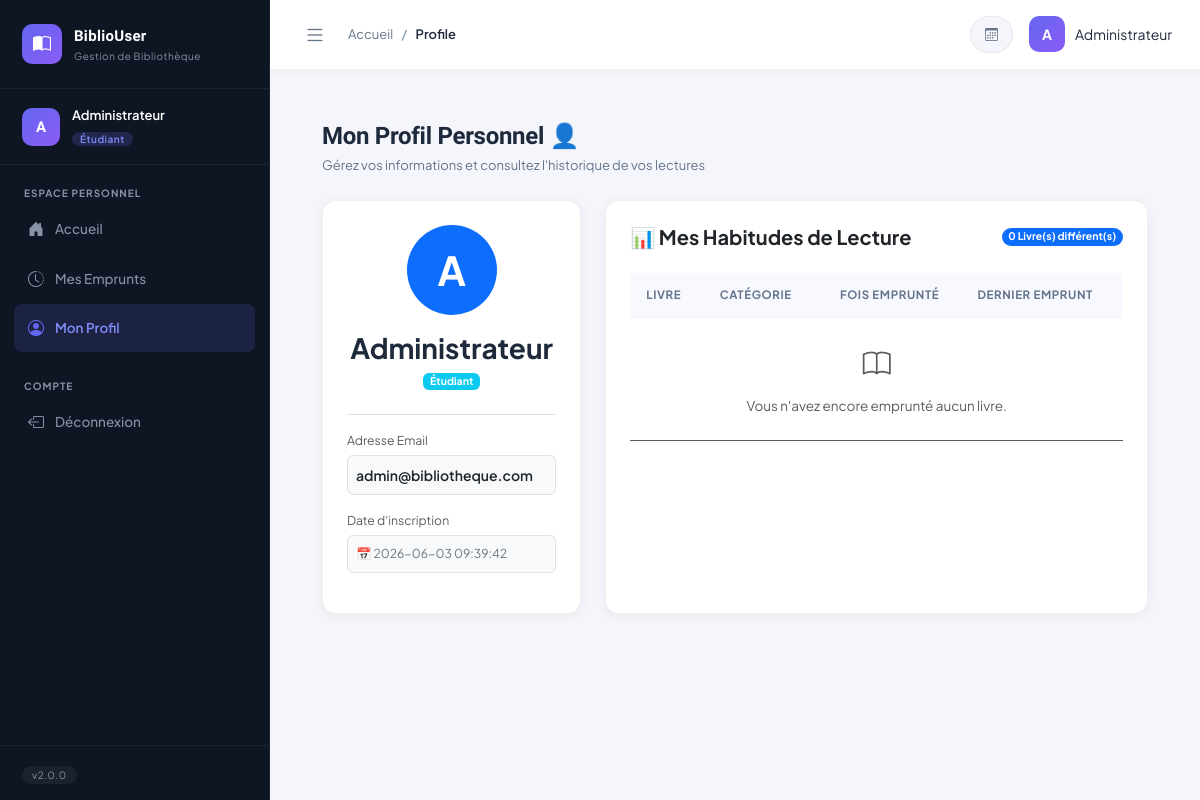
Screenshot of /index.php?page=profile (signed in) with the database file from the repository.
### tables this page shows
CREATE TABLE IF NOT EXISTS users (
    id          INT UNSIGNED AUTO_INCREMENT PRIMARY KEY,
    nom         VARCHAR(100)  NOT NULL,
    email       VARCHAR(150)  NOT NULL UNIQUE,
    password    VARCHAR(255)  NOT NULL,
    role        ENUM('admin','user') NOT NULL DEFAULT 'admin',
    created_at  TIMESTAMP DEFAULT CURRENT_TIMESTAMP
);

### models/Emprunt.php (called while the page is built, shortened)
<?php
require_once BASE_PATH . '/config/database.php';
class Emprunt {
    private PDO $db;
    public function __construct() {
        $this->db = Database::getInstance();
    }
    public function getEmpruntsStatsByUser(int $userId): array {
        $userStmt = $this->db->prepare("SELECT nom FROM users WHERE id = :user_id");
        $userStmt->execute([':user_id' => $userId]);
        $user = $userStmt->fetch(PDO::FETCH_ASSOC);
        $nomUser = $user['nom'] ?? '';
        $sql = "SELECT
                    l.titre AS livre_titre,
                    l.auteur AS livre_auteur,
                    c.nom AS categorie_nom,
                    COUNT(e.id) AS nbr_emprunts,
                    MAX(e.date_emprunt) AS derniere_date
                FROM emprunts e
                JOIN livres l ON e.livre_id = l.id
                LEFT JOIN categories c ON l.categorie_id = c.id
                WHERE e.nom_emprunteur = :nom_user
                GROUP BY l.id, l.titre, l.auteur, c.nom
                ORDER BY nbr_emprunts DESC, derniere_date DESC";
        $stmt = $this->db->prepare($sql);
        $stmt->execute([':nom_user' => $nomUser]);
        return $stmt->fetchAll(PDO::FETCH_ASSOC);
    }
}

### config/database.php (called while the page is built, shortened)
<?php
class Database {
    private static $instance = null;
    private function __construct() {
        $db_name = "bibliotheque";
        $username = "root";
        $password = "";
        try {
            $this->pdo = new PDO("mysql:host=127.0.0.1;port=3307;dbname=$db_name;charset=utf8", $username, $password);
        } catch(PDOException $e) {
            die("Erreur de connexion : " . $e->getMessage());
        }
    }
    public static function getInstance() {
        if (self::$instance === null) {
            self::$instance = new self();
        }
        return self::$instance->pdo;
    }
}
?>

### controllers/EmpruntController.php (called while the page is built, shortened)
<?php
class EmpruntController {
    private Emprunt $empruntModel;
    public function __construct() {
        require_once __DIR__ . '/../models/Emprunt.php';
        $this->empruntModel = new Emprunt();
    }
    public function monProfil() {
        $userId = $_SESSION['user_id'];
        @include_once __DIR__ . '/../models/User.php';
        if (class_exists('User')) {
            $userModel = new User();
            $user = $userModel->getById($userId);
        } else {
            $user = [
                'nom' => $_SESSION['user_nom'] ?? 'Houda',
                'email' => $_SESSION['user_email'] ?? 'houda@student.com',
                'created_at' => date('Y-m-d H:i:s')
            ];
        }
        $statsEmprunts = $this->empruntModel->getEmpruntsStatsByUser($userId);
    }
}

### models/User.php (called while the page is built, shortened)
<?php
require_once BASE_PATH . '/config/database.php';
class User
{
    private PDO $db;
    public function __construct()
    {
        $this->db = Database::getInstance();
    }
   public function getById(int $id): array|false
{
    $stmt = $this->db->prepare(
        'SELECT id, nom, email, password, role, created_at FROM users WHERE id = :id LIMIT 1'
    );
    $stmt->execute([':id' => $id]);
    return $stmt->fetch(PDO::FETCH_ASSOC);
}
}

### views/user/profil.php (the view, shortened to what this page needs)
<?php require_once BASE_PATH . '/views/layouts/header.php'; ?>
<div class="page-content">
    <div class="page-header mb-4">
        <div>
            <h1 class="page-title">Mon Profil Personnel 👤</h1>
            <p class="page-subtitle">Gérez vos informations et consultez l'historique de vos lectures</p>
        </div>
    </div>
    <div class="row g-4">
        <div class="col-md-4">
            <div class="data-card text-center p-4 h-100">
                <div class="avatar-container mb-3 d-inline-block">
                    <div class="bg-primary text-white rounded-circle d-flex align-items-center justify-content-center mx-auto" style="width: 90px; height: 90px; font-size: 2.5rem; font-weight: bold;">
                        <?= strtoupper(substr(htmlspecialchars($user['nom'] ?? 'H'), 0, 1)) ?>
                    </div>
                </div>
                <h3 class="fw-bold mb-1"><?= htmlspecialchars($user['nom'] ?? 'Houda') ?></h3>
                <span class="badge bg-info text-white mb-4">Étudiant</span>
                <div class="text-start border-top pt-3">
                    <div class="mb-3">
                        <label class="text-muted small d-block mb-1">Adresse Email</label>
                        <div class="p-2 bg-light rounded border fw-semibold text-dark">
                            <?= htmlspecialchars($user['email'] ?? 'houda@student.com') ?>
                        </div>
                    </div>
                    <div class="mb-3">
                        <label class="text-muted small d-block mb-1">Date d'inscription</label>
                        <div class="p-2 bg-light rounded border text-secondary small">
                            📅 <?= htmlspecialchars($user['created_at'] ?? 'Non définie') ?>
                        </div>
                    </div>
                </div>
            </div>
        </div>
        <div class="col-md-8">
            <div class="data-card p-4 h-100">
                <div class="d-flex justify-content-between align-items-center mb-4">
                    <h5 class="fw-bold m-0 text-dark">📊 Mes Habitudes de Lecture</h5>
                    <span class="badge bg-primary rounded-pill"><?= count($statsEmprunts) ?> Livre(s) différent(s)</span>
                </div>
                <div class="table-responsive">
                    <table class="table custom-table mb-0 w-100">
                        <thead>
                            <tr>
                                <th>Livre</th>
                                <th>Catégorie</th>
                                <th class="text-center">Fois Emprunté</th>
                                <th>Dernier Emprunt</th>
                            </tr>
                        </thead>
                        <tbody>
                            <?php if (empty($statsEmprunts)): ?>
                                <tr>
                                    <td colspan="4" class="text-center py-4 text-muted">
                                        <i class="bi bi-book mb-2 d-block fs-3"></i>
                                        Vous n'avez encore emprunté aucun livre.
                                    </td>
                                </tr>
                            <?php endif; ?>
                        </tbody>
                    </table>
                </div>
            </div>
        </div>
    </div>
</div>
<?php require_once BASE_PATH . '/views/layouts/footer.php'; ?>

### assets/css/style.css (style rules this page uses)
:root { --sidebar-width: 270px; --sidebar-bg: #0f1623; --sidebar-text: #8892a4; --sidebar-active-bg: rgba(99, 102, 241, 0.15); --sidebar-active-color: #818cf8; --sidebar-hover-bg: rgba(255, 255, 255, 0.04); --sidebar-border: rgba(255, 255, 255, 0.06); --topbar-height: 70px; --topbar-bg: #ffffff; --topbar-border: #f0f2f5; --body-bg: #f4f6fb; --card-bg: #ffffff; --card-border: rgba(0, 0, 0, 0.06); --card-shadow: 0 2px 12px rgba(0, 0, 0, 0.06); --card-shadow-hover: 0 8px 30px rgba(0, 0, 0, 0.1); --primary: #6366f1; --primary-light: rgba(99, 102, 241, 0.1); --primary-dark: #4f46e5; --emerald: #10b981; --violet: #8b5cf6; --amber: #f59e0b; --rose: #ef4444; --text-primary: #1e293b; --text-secondary: #64748b; --text-muted: #94a3b8; --border-radius: 14px; --border-radius-sm: 8px; --border-radius-lg: 20px; --transition: all 0.25s cubic-bezier(0.4, 0, 0.2, 1); }
*, *::before, *::after { box-sizing: border-box; margin: 0; padding: 0; }
html { scroll-behavior: smooth; }
body { font-family: 'Plus Jakarta Sans', system-ui, sans-serif; font-size: 14px; color: var(--text-primary); background: var(--body-bg); line-height: 1.6; }
.page-content { flex: 1; padding: 28px; max-width: 1600px; width: 100%; }
.page-header { display: flex; align-items: flex-start; justify-content: space-between; margin-bottom: 28px; flex-wrap: wrap; gap: 16px; }
.page-title { font-family: 'Sora', sans-serif; font-size: 24px; font-weight: 700; color: var(--text-primary); letter-spacing: -0.3px; margin: 0; }
.page-subtitle { font-size: 13px; color: var(--text-secondary); margin: 4px 0 0; }
.data-card { background: var(--card-bg); border-radius: var(--border-radius); box-shadow: var(--card-shadow); border: 1px solid var(--card-border); overflow: hidden; }
.custom-table { border-collapse: separate; border-spacing: 0; font-size: 13.5px; width: 100%; }
.custom-table thead th { background: #f8f9ff; color: var(--text-secondary); font-size: 11.5px; font-weight: 700; text-transform: uppercase; letter-spacing: 0.6px; padding: 13px 16px; border-bottom: 1px solid var(--topbar-border); white-space: nowrap; }
.custom-table tbody tr { transition: var(--transition); border-bottom: 1px solid var(--topbar-border); }
.custom-table tbody tr:last-child { border-bottom: none; }
.custom-table tbody td { padding: 14px 16px; vertical-align: middle; }
.stat-card, .chart-card, .data-card, .filter-card { animation: fadeInUp 0.4s ease both; }

### rows the page displays
users: nom "A", nom "Administrateur", email "admin@bibliotheque.com", created_at "2026-06-03 09:39:42", nom "0"

### other values shown
substr($_SESSION['user_nom'] ?? 'U', 0, 1) "A"
$_SESSION['user_nom'] "Administrateur"
str_replace(['-','_'], ' ', $currentPage) "Profile"
